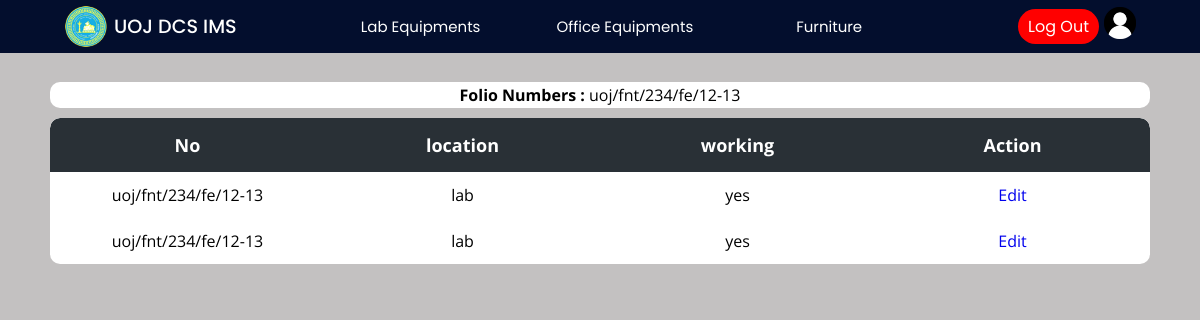
Page /Project/furniture/furnitureItems.php?search=true&id=17 (signed in) on the committed database.
### tables this page shows
CREATE TABLE `f_invoice` (
  `invoice_id` int(11) NOT NULL,
  `f_name` varchar(200) NOT NULL,
  `f_date` date NOT NULL,
  `f_price` float NOT NULL,
  `f_quantity` int(11) NOT NULL,
  `f_folio_number` varchar(50) NOT NULL,
  `f_description` varchar(400) NOT NULL,
  `f_supplier_name` varchar(150) NOT NULL,
  `f_supplier_tt` int(15) NOT NULL,
  `f_srn` int(11) NOT NULL,
  `f_type` varchar(15) NOT NULL,
  `page_number` varchar(15) NOT NULL,
  `location` varchar(50) NOT NULL,
  `warranty` int(11) NOT NULL
);

CREATE TABLE `f_items` (
  `invoice_id` int(11) NOT NULL,
  `f_set_id` varchar(50) NOT NULL,
  `location` varchar(100) NOT NULL,
  `working` enum('yes','no','R','S','D','T') NOT NULL
);

### Project/furniture/furnitureItems.php (the view, shortened to what this page needs)
<?php
include("../config/connection.php");
?>
<!DOCTYPE html>
<html lang="en">
<head>
    <link rel="stylesheet" href="../css/lab.css">
    <link rel="stylesheet" href="../css/main.css">
</head>
<body>
    <?php include("../header/header.php"); ?>
    <div class="main-container">
        <?php
        if (isset($_GET['search'])) {
            $id = $_GET['id'];
            $query = "SELECT * FROM f_items WHERE invoice_id = $id";
            $result = mysqli_query($con, $query);
            if (mysqli_num_rows($result) > 0) {
        ?>
                <div class="table-con" style="background-color:white;margin-bottom:10px;padding:2px;">
                    <?php
                    $query1 = "SELECT 	f_folio_number FROM f_invoice WHERE invoice_id = $id";
                    $result1 = $con->query($query1);
                    if ($result1) {
                        $row = $result1->fetch_assoc();
                        $value = $row['f_folio_number'];
                        echo "<b>Folio Numbers :</b> $value";
                    } else {
                        echo "Query error: " . $con->error;
                    }
                    ?>
                </div>
                <div class="table-con">
                    <table style="width: 100%;">
                        <thead>
                            <tr>
                                <th>No</th>
                                <th>location</th>
                                <th>working</th>
                                <th>Action</th>
                            </tr>
                        </thead>
                        <tbody>
                            <?php
                            while ($row = mysqli_fetch_array($result)) {
                            ?>
                                <tr>
                                    <td><?php echo $row['f_set_id'] ?></a></td>
                                    <td><?php echo $row['location'] ?></td>
                                    <td><?php echo $row['working'] ?></td>
                                    <td>
                                        <a href="updateItems.php?id=<?php echo $id ?>&setid=<?php echo $row['f_set_id']; ?>">Edit</a>
                                    </td>
                                </tr>
                    <?php
                            }
                        }
                    }
                    ?>
                        </tbody>
                    </table>
                </div>
    </div>
</body>
</html>

### Project/css/lab.css (style rules this page uses)
.main-container { padding: 50px; min-height: 100vh; height: fit-content; background: rgb(195, 193, 193); }
table { border-collapse: collapse; border-radius: 10px; overflow: hidden; max-width: 100%; margin: 0 auto; position: relative; }
.table-con { border-collapse: collapse; background: #fff; border-radius: 10px; margin: auto; position: relative; font-family: 'Open Sans'; text-align: center; background: #fff; overflow: auto; }
th { width: 200px; font-size: 18px; background: #293036; color: white; padding: 15px; }
td { padding: 12px; }

### Project/css/main.css (style rules this page uses)
* { margin: 0; padding: 0; text-decoration: none; box-sizing: border-box; }
:root { --bg-gradient: linear-gradient(-135deg, #01064a, #21acc2); --bg-gray: #e6e6e6; --text-color: #666; --inp-color: #57b846; }
body { font-family: 'Poppins', sans-serif; }

### Project/css/header.css (style rules this page uses)
* { margin: 0; padding: 0; text-decoration: none; box-sizing: border-box; }
:root { background: linear-gradient(-135deg, #01064a, #21acc2); --bg-gray: #e6e6e6; --text-color: #666; --inp-color: #57b846; }
body { font-family: 'Poppins', sans-serif; margin-top: 30px; }

### rows in the picture
f_invoice: f_folio_number "uoj/fnt/234/fe/12-13"
f_items: f_set "uoj/fnt/234/fe/12-13", location "lab", working "yes"
f_items: f_set "uoj/fnt/234/fe/12-13", location "lab", working "yes"
